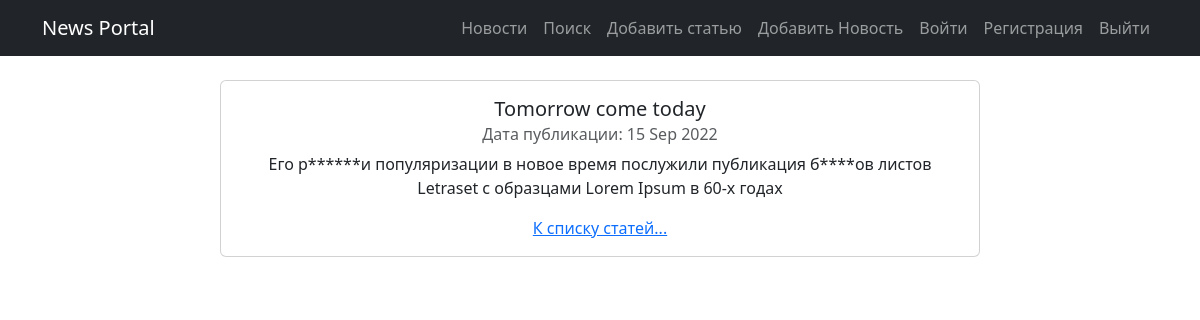
Screenshot of /post/3/ with the database file from the repository.
### news_portal_app/models.py (models this page shows, shortened)
class Post(models.Model):
    news = 'NE'
    artikle = 'AR'
    TYPE = [
        (news, 'Новость'),
        (artikle, 'Статья'),
    ]
    author = models.ForeignKey(Author, on_delete=models.CASCADE)
    type = models.CharField(max_length=2, choices=TYPE, default=artikle)
    time = models.DateTimeField(auto_now_add=True)
    category = models.ManyToManyField(Category, through='PostCategory')
    title = models.CharField(max_length=128)
    text = models.TextField()
    rating = models.IntegerField(default=0)

### news_portal_app/views.py (the view)
# urls.py: path('<int:pk>/', PostDetail.as_view(), name='post_detail'),
class PostDetail(DetailView):
    model = Post
    template_name = 'post.html'
    context_object_name = 'post'

### news_portal_app/templatetags/custom_filters.py (called while the page is built)
@register.filter()
def censor(post_text: str):
    if not isinstance(post_text, str):
        raise ValueError('Можно применить только к строке!')  # Если строка, то в ней уже ищем плохие слова
    if 'редиск' or 'баран' in post_text:
        text = post_text.replace('редиск', 'р******')
        text = text.replace('баран', 'б****')
        return text

### templates/post.html (shortened to what this page needs)
{% extends 'flatpages/default.html' %}
{% load custom_filters %}
{% block content %}
<div class="row justify-content-center">
<div class="card col-8 my-4">
  <div class="card-body">
    <h5 class="card-title">{{ post.title|censor }}</h5>
    <h6 class="card-subtitle mb-2 text-muted">Дата публикации: {{ post.time | date:'d M Y' }}</h6>
    <p class="card-text">{{ post.text | censor }}</p>
    <a href="/news/" class="card-link">К списку статей...</a>
  </div>
</div>
</div>
{% endblock %}

### rows the page displays
Post: title|censor "Tomorrow come today", time "15 Sep 2022", text|censor "Его р******и популяризации в новое время послужили публикация б****ов листов Letraset с образцами Lorem Ipsum в 60-х годах"
